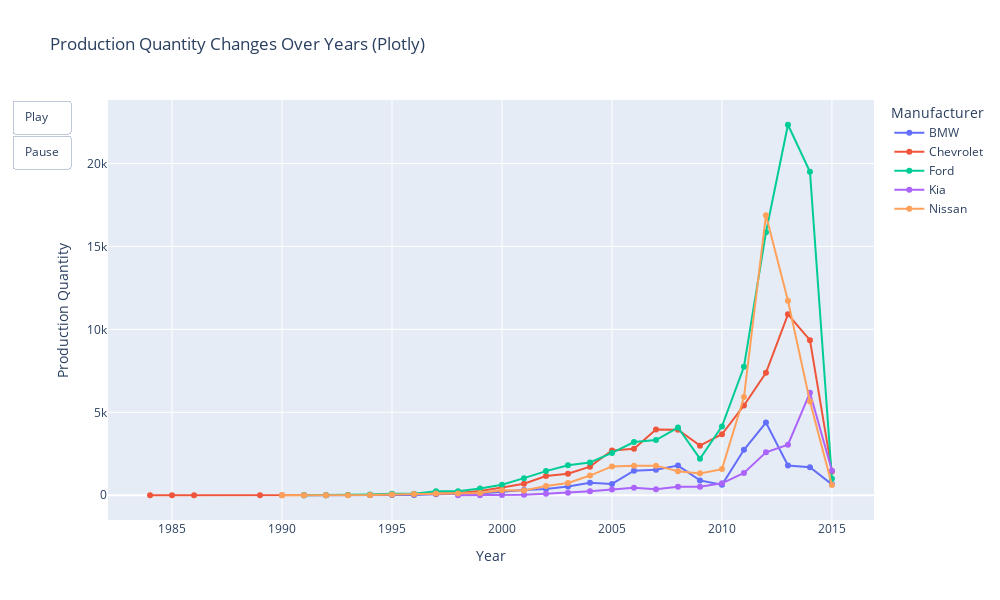

The notebook cell saved with this chart:
### Markdown cell above
#### Using plotly

### Code cell
fig = px.line(df_grouped, x='year', y='production_quantity', color='make', markers=True,
              title='Production Quantity Changes Over Years (Plotly)',
              labels={'year': 'Year', 'production_quantity': 'Production Quantity', 'make': 'Manufacturer'},
              width=1000, height=600)  # Adjust width and height as needed

# Add animation
fig.update_layout(updatemenus=[dict(type='buttons',
                                    showactive=False,
                                    buttons=[dict(label='Play',
                                                  method='animate',
                                                  args=[None, dict(frame=dict(duration=500, redraw=True), fromcurrent=True)]),
                                             dict(label='Pause',
                                                  method='animate',
                                                  args=[[None], dict(frame=dict(duration=0, redraw=False), mode='immediate', transition=dict(duration=0))])])])

frames = [dict(data=[dict(x=df_grouped[df_grouped['make'] == make]['year'],
                          y=df_grouped[df_grouped['make'] == make]['production_quantity'],
                          mode='lines',
                          name=make) for make in df_grouped['make'].unique()])]
fig.frames = frames

fig.show()

### Figure 1 — Plotly figure (JSON) as saved in the notebook; plotly's stock layout.template omitted (floating-point values rounded to 4 significant figures)
{"data": [{"hovertemplate": "Manufacturer=BMW<br>Year=%{x}<br>Production Quantity=%{y}<extra></extra>", "legendgroup": "BMW", "line": {"color": "#636efa", "dash": "solid"}, "marker": {"symbol": "circle"}, "mode": "markers+lines", "name": "BMW", "orientation": "v", "showlegend": true, "type": "scatter", "x": [1991, 1992, 1994, 1995, 1996, 1997, 1998, 1999, 2000, 2001, 2002, 2003, 2004, 2005, 2006, 2007, 2008, 2009, 2010, 2011, 2012, 2013, 2014, 2015], "xaxis": "x", "y": [1, 1, 12, 22, 19, 59, 67, 106, 214, 323, 381, 532, 758, 681, 1485, 1539, 1791, 897, 632, 2739, 4383, 1797, 1696, 658], "yaxis": "y"}, {"hovertemplate": "Manufacturer=Chevrolet<br>Year=%{x}<br>Production Quantity=%{y}<extra></extra>", "legendgroup": "Chevrolet", "line": {"color": "#EF553B", "dash": "solid"}, "marker": {"symbol": "circle"}, "mode": "markers+lines", "name": "Chevrolet", "orientation": "v", "showlegend": true, "type": "scatter", "x": [1984, 1985, 1986, 1989, 1990, 1991, 1992, 1993, 1994, 1995, 1996, 1997, 1998, 1999, 2000, 2001, 2002, 2003, 2004, 2005, 2006, 2007, 2008, 2009, 2010, 2011, 2012, 2013, 2014, 2015], "xaxis": "x", "y": [1, 2, 1, 2, 8, 5, 7, 11, 14, 60, 67, 103, 138, 260, 464, 698, 1160, 1299, 1725, 2696, 2808, 3957, 3949, 2991, 3677, 5414, 7379, 10904, 9349, 1438], "yaxis": "y"}, {"hovertemplate": "Manufacturer=Ford<br>Year=%{x}<br>Production Quantity=%{y}<extra></extra>", "legendgroup": "Ford", "line": {"color": "#00cc96", "dash": "solid"}, "marker": {"symbol": "circle"}, "mode": "markers+lines", "name": "Ford", "orientation": "v", "showlegend": true, "type": "scatter", "x": [1991, 1992, 1993, 1994, 1995, 1996, 1997, 1998, 1999, 2000, 2001, 2002, 2003, 2004, 2005, 2006, 2007, 2008, 2009, 2010, 2011, 2012, 2013, 2014, 2015], "xaxis": "x", "y": [1, 4, 17, 53, 87, 93, 238, 246, 406, 632, 1033, 1457, 1805, 1976, 2555, 3211, 3331, 4083, 2204, 4150, 7745, 15851, 22332, 19497, 990], "yaxis": "y"}, {"hovertemplate": "Manufacturer=Kia<br>Year=%{x}<br>Production Quantity=%{y}<extra></extra>", "legendgroup": "Kia", "line": {"color": "#ab63fa", "dash": "solid"}, "marker": {"symbol": "circle"}, "mode": "markers+lines", "name": "Kia", "orientation": "v", "showlegend": true, "type": "scatter", "x": [1998, 1999, 2000, 2001, 2002, 2003, 2004, 2005, 2006, 2007, 2008, 2009, 2010, 2011, 2012, 2013, 2014, 2015], "xaxis": "x", "y": [1, 5, 16, 32, 90, 147, 245, 343, 454, 366, 520, 518, 719, 1340, 2589, 3044, 6173, 1482], "yaxis": "y"}, {"hovertemplate": "Manufacturer=Nissan<br>Year=%{x}<br>Production Quantity=%{y}<extra></extra>", "legendgroup": "Nissan", "line": {"color": "#FFA15A", "dash": "solid"}, "marker": {"symbol": "circle"}, "mode": "markers+lines", "name": "Nissan", "orientation": "v", "showlegend": true, "type": "scatter", "x": [1990, 1991, 1992, 1993, 1994, 1995, 1996, 1997, 1998, 1999, 2000, 2001, 2002, 2003, 2004, 2005, 2006, 2007, 2008, 2009, 2010, 2011, 2012, 2013, 2014, 2015], "xaxis": "x", "y": [3, 2, 1, 7, 11, 47, 72, 103, 111, 135, 307, 286, 559, 739, 1187, 1740, 1773, 1786, 1454, 1320, 1576, 5917, 16879, 11727, 5652, 623], "yaxis": "y"}], "layout": {"height": 600, "legend": {"title": {"text": "Manufacturer"}, "tracegroupgap": 0}, "title": {"text": "Production Quantity Changes Over Years (Plotly)"}, "updatemenus": [{"buttons": [{"args": [null, {"frame": {"duration": 500, "redraw": true}, "fromcurrent": true}], "label": "Play", "method": "animate"}, {"args": [[null], {"frame": {"duration": 0, "redraw": false}, "mode": "immediate", "transition": {"duration": 0}}], "label": "Pause", "method": "animate"}], "showactive": false, "type": "buttons"}], "width": 1000, "xaxis": {"anchor": "y", "domain": [0, 1], "title": {"text": "Year"}}, "yaxis": {"anchor": "x", "domain": [0, 1], "title": {"text": "Production Quantity"}}}}
